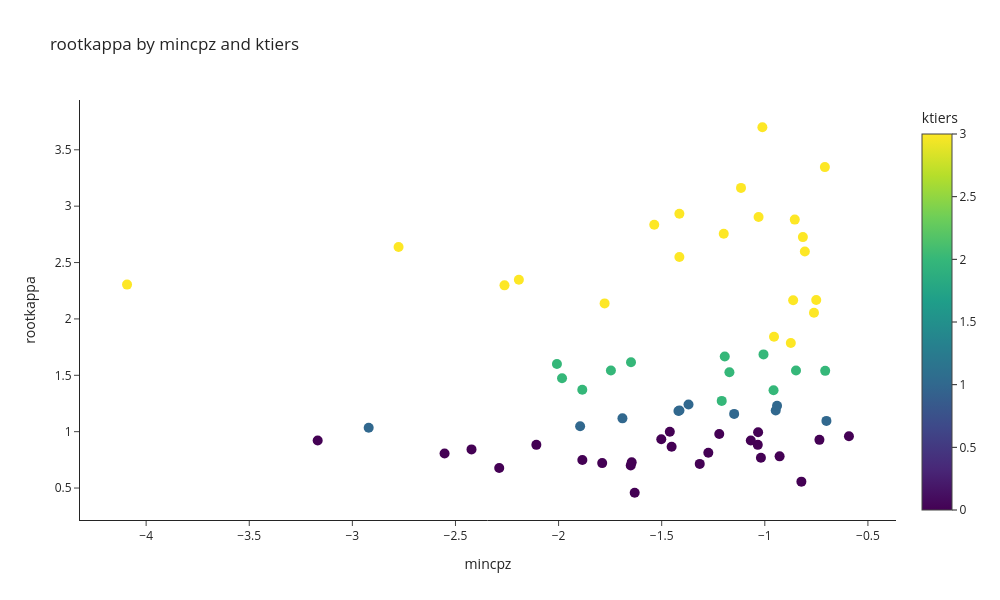

Notebook source saved alongside this figure:
### Code cell
xvalues="mincpz"
yvalues="rootkappa"
colorvalues="ktiers"
fig = px.scatter(lowestCP, y=yvalues, x=xvalues, color=colorvalues,title=f"{yvalues} by {xvalues} and {colorvalues}",
                width=1000, height=600,hover_data=['kappa','formulas','atom','site','Xs'])
fig.update_traces(marker_size=10)
fig.show()
r2_score(lowestCP[xvalues],lowestCP[yvalues])

### Figure 1 — Plotly figure (JSON) as saved in the notebook; plotly's stock layout.template omitted (floating-point values rounded to 4 significant figures; data arrays with more than 128 entries replaced by an {"elided": "..."} marker saying what was removed)
{"data": [{"customdata": {"elided": "67x5 mixed values"}, "hovertemplate": "mincpz=%{x}<br>rootkappa=%{y}<br>kappa=%{customdata[0]}<br>formulas=%{customdata[1]}<br>atom=%{customdata[2]}<br>site=%{customdata[3]}<br>Xs=%{customdata[4]}<br>ktiers=%{marker.color}<extra></extra>", "legendgroup": "", "marker": {"color": [0, 0, 1, 1, 2, 3, 3, 3, 3, 3, 3, 3, 3, 0, 0, 0, 0, 0, 2, 3, 0, 0, 0, 0, 0, 0, 0, 0, 0, 0, 0, 0, 0, 0, 0, 0, 0, 1, 1, 1, 1, 1, 1, 1, 1, 2, 2, 2, 2, 2, 2, 2, 2, 2, 2, 3, 3, 3, 3, 3, 3, 3, 3, 3, 3, 3, 3], "coloraxis": "coloraxis", "size": 10, "symbol": "circle"}, "mode": "markers", "name": "", "orientation": "v", "showlegend": false, "type": "scatter", "x": [-1.631, -1.65, -2.921, -1.419, -0.7071, -0.8058, -1.199, -1.536, -0.8547, -1.03, -1.115, -0.7088, -1.012, -0.8226, -2.288, -1.789, -0.7351, -1.221, -1.209, -1.414, -1.315, -1.645, -1.885, -1.019, -0.9282, -2.553, -1.274, -2.422, -1.452, -1.034, -2.108, -1.068, -3.168, -1.502, -0.592, -1.032, -1.461, -1.895, -0.7012, -1.69, -1.149, -1.414, -0.9471, -0.9406, -1.37, -0.9576, -1.885, -1.983, -1.172, -0.8487, -1.746, -2.008, -1.649, -1.194, -1.006, -0.8739, -0.9553, -0.7615, -1.777, -0.8626, -0.7506, -2.262, -4.093, -2.193, -1.414, -2.776, -0.8154], "xaxis": "x", "y": [0.4583, 0.7, 1.034, 1.183, 1.539, 2.598, 2.755, 2.835, 2.881, 2.903, 3.162, 3.347, 3.7, 0.5568, 0.6782, 0.7211, 0.9274, 0.9798, 1.273, 2.933, 0.7141, 0.728, 0.7483, 0.7681, 0.781, 0.8062, 0.8124, 0.8426, 0.866, 0.8832, 0.8832, 0.922, 0.922, 0.9327, 0.9592, 0.995, 1, 1.049, 1.095, 1.118, 1.158, 1.187, 1.187, 1.229, 1.241, 1.367, 1.371, 1.473, 1.526, 1.543, 1.543, 1.6, 1.616, 1.667, 1.685, 1.786, 1.841, 2.054, 2.138, 2.166, 2.168, 2.298, 2.304, 2.347, 2.55, 2.638, 2.726], "yaxis": "y"}], "layout": {"coloraxis": {"colorbar": {"title": {"text": "ktiers"}}, "colorscale": [[0, "#440154"], [0.1111, "#482878"], [0.2222, "#3e4989"], [0.3333, "#31688e"], [0.4444, "#26828e"], [0.5556, "#1f9e89"], [0.6667, "#35b779"], [0.7778, "#6ece58"], [0.8889, "#b5de2b"], [1, "#fde725"]]}, "height": 600, "legend": {"tracegroupgap": 0}, "title": {"text": "rootkappa by mincpz and ktiers"}, "width": 1000, "xaxis": {"anchor": "y", "autorange": true, "domain": [0, 1], "range": [-4.321, -0.3637], "title": {"text": "mincpz"}, "type": "linear"}, "yaxis": {"anchor": "x", "autorange": true, "domain": [0, 1], "range": [0.2166, 3.942], "title": {"text": "rootkappa"}, "type": "linear"}}}
